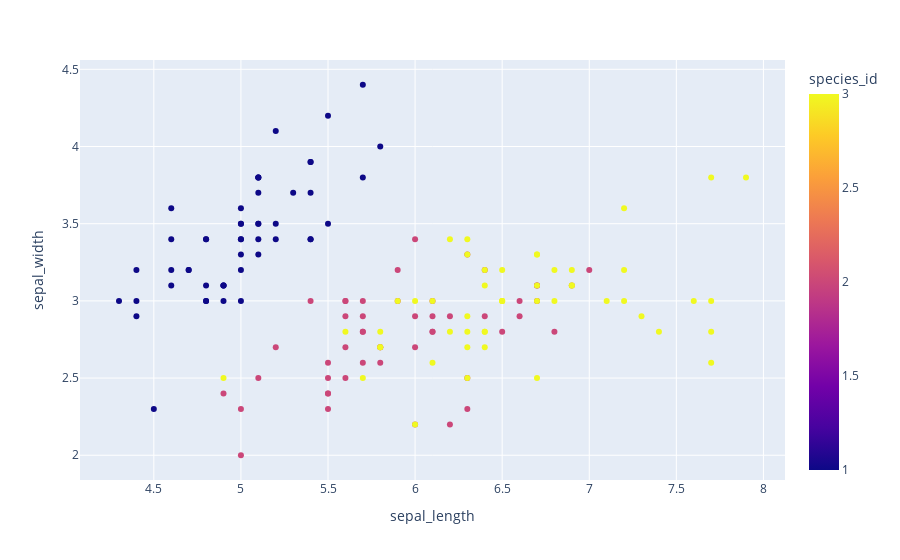
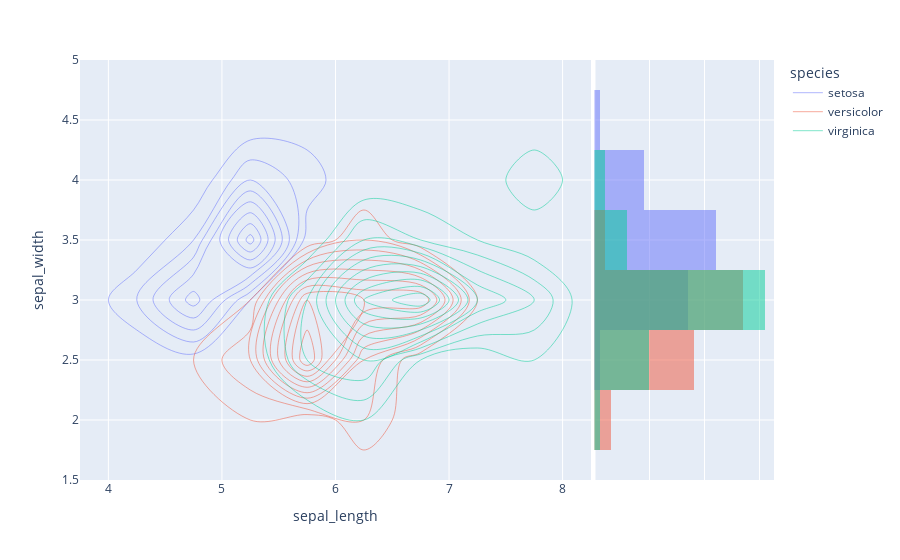

The cell these charts' notebook holds for them, in order:
### Markdown cell above
Plotly Express Plot

### Code cell
fig1 = px.scatter(df,x=x,y=y, color= color)
fig2 = px.density_contour(df,x=x,y=y, color= 'species', marginal_y='histogram')
fig1.show()
fig2.show()

### Figure 1 — Plotly figure (JSON) as saved in the notebook; plotly's stock layout.template omitted (floating-point values rounded to 4 significant figures; data arrays with more than 128 entries replaced by an {"elided": "..."} marker saying what was removed)
{"data": [{"hovertemplate": "sepal_length=%{x}<br>sepal_width=%{y}<br>species_id=%{marker.color}<extra></extra>", "legendgroup": "", "marker": {"color": {"elided": "150 int values"}, "coloraxis": "coloraxis", "symbol": "circle"}, "mode": "markers", "name": "", "orientation": "v", "showlegend": false, "type": "scatter", "x": {"elided": "150 float values"}, "xaxis": "x", "y": {"elided": "150 float values"}, "yaxis": "y"}], "layout": {"coloraxis": {"colorbar": {"title": {"text": "species_id"}}, "colorscale": [[0, "#0d0887"], [0.1111, "#46039f"], [0.2222, "#7201a8"], [0.3333, "#9c179e"], [0.4444, "#bd3786"], [0.5556, "#d8576b"], [0.6667, "#ed7953"], [0.7778, "#fb9f3a"], [0.8889, "#fdca26"], [1, "#f0f921"]]}, "legend": {"tracegroupgap": 0}, "margin": {"t": 60}, "xaxis": {"anchor": "y", "domain": [0, 1], "title": {"text": "sepal_length"}}, "yaxis": {"anchor": "x", "domain": [0, 1], "title": {"text": "sepal_width"}}}}

### Figure 2 — Plotly figure (JSON) as saved in the notebook; plotly's stock layout.template omitted (floating-point values rounded to 4 significant figures)
{"data": [{"contours": {"coloring": "none"}, "hovertemplate": "species=setosa<br>sepal_length=%{x}<br>sepal_width=%{y}<br>count=%{z}<extra></extra>", "legendgroup": "setosa", "line": {"color": "#636efa"}, "name": "setosa", "showlegend": true, "type": "histogram2dcontour", "x": [5.1, 4.9, 4.7, 4.6, 5, 5.4, 4.6, 5, 4.4, 4.9, 5.4, 4.8, 4.8, 4.3, 5.8, 5.7, 5.4, 5.1, 5.7, 5.1, 5.4, 5.1, 4.6, 5.1, 4.8, 5, 5, 5.2, 5.2, 4.7, 4.8, 5.4, 5.2, 5.5, 4.9, 5, 5.5, 4.9, 4.4, 5.1, 5, 4.5, 4.4, 5, 5.1, 4.8, 5.1, 4.6, 5.3, 5], "xaxis": "x", "xbingroup": "x", "y": [3.5, 3, 3.2, 3.1, 3.6, 3.9, 3.4, 3.4, 2.9, 3.1, 3.7, 3.4, 3, 3, 4, 4.4, 3.9, 3.5, 3.8, 3.8, 3.4, 3.7, 3.6, 3.3, 3.4, 3, 3.4, 3.5, 3.4, 3.2, 3.1, 3.4, 4.1, 4.2, 3.1, 3.2, 3.5, 3.1, 3, 3.4, 3.5, 2.3, 3.2, 3.5, 3.8, 3, 3.8, 3.2, 3.7, 3.3], "yaxis": "y", "ybingroup": "y"}, {"alignmentgroup": "True", "bingroup": "y", "hovertemplate": "species=setosa<br>sepal_width=%{y}<br>count=%{x}<extra></extra>", "legendgroup": "setosa", "marker": {"color": "#636efa"}, "name": "setosa", "offsetgroup": "setosa", "opacity": 0.5, "showlegend": false, "type": "histogram", "xaxis": "x2", "y": [3.5, 3, 3.2, 3.1, 3.6, 3.9, 3.4, 3.4, 2.9, 3.1, 3.7, 3.4, 3, 3, 4, 4.4, 3.9, 3.5, 3.8, 3.8, 3.4, 3.7, 3.6, 3.3, 3.4, 3, 3.4, 3.5, 3.4, 3.2, 3.1, 3.4, 4.1, 4.2, 3.1, 3.2, 3.5, 3.1, 3, 3.4, 3.5, 2.3, 3.2, 3.5, 3.8, 3, 3.8, 3.2, 3.7, 3.3], "yaxis": "y2"}, {"contours": {"coloring": "none"}, "hovertemplate": "species=versicolor<br>sepal_length=%{x}<br>sepal_width=%{y}<br>count=%{z}<extra></extra>", "legendgroup": "versicolor", "line": {"color": "#EF553B"}, "name": "versicolor", "showlegend": true, "type": "histogram2dcontour", "x": [7, 6.4, 6.9, 5.5, 6.5, 5.7, 6.3, 4.9, 6.6, 5.2, 5, 5.9, 6, 6.1, 5.6, 6.7, 5.6, 5.8, 6.2, 5.6, 5.9, 6.1, 6.3, 6.1, 6.4, 6.6, 6.8, 6.7, 6, 5.7, 5.5, 5.5, 5.8, 6, 5.4, 6, 6.7, 6.3, 5.6, 5.5, 5.5, 6.1, 5.8, 5, 5.6, 5.7, 5.7, 6.2, 5.1, 5.7], "xaxis": "x", "xbingroup": "x", "y": [3.2, 3.2, 3.1, 2.3, 2.8, 2.8, 3.3, 2.4, 2.9, 2.7, 2, 3, 2.2, 2.9, 2.9, 3.1, 3, 2.7, 2.2, 2.5, 3.2, 2.8, 2.5, 2.8, 2.9, 3, 2.8, 3, 2.9, 2.6, 2.4, 2.4, 2.7, 2.7, 3, 3.4, 3.1, 2.3, 3, 2.5, 2.6, 3, 2.6, 2.3, 2.7, 3, 2.9, 2.9, 2.5, 2.8], "yaxis": "y", "ybingroup": "y"}, {"alignmentgroup": "True", "bingroup": "y", "hovertemplate": "species=versicolor<br>sepal_width=%{y}<br>count=%{x}<extra></extra>", "legendgroup": "versicolor", "marker": {"color": "#EF553B"}, "name": "versicolor", "offsetgroup": "versicolor", "opacity": 0.5, "showlegend": false, "type": "histogram", "xaxis": "x2", "y": [3.2, 3.2, 3.1, 2.3, 2.8, 2.8, 3.3, 2.4, 2.9, 2.7, 2, 3, 2.2, 2.9, 2.9, 3.1, 3, 2.7, 2.2, 2.5, 3.2, 2.8, 2.5, 2.8, 2.9, 3, 2.8, 3, 2.9, 2.6, 2.4, 2.4, 2.7, 2.7, 3, 3.4, 3.1, 2.3, 3, 2.5, 2.6, 3, 2.6, 2.3, 2.7, 3, 2.9, 2.9, 2.5, 2.8], "yaxis": "y2"}, {"contours": {"coloring": "none"}, "hovertemplate": "species=virginica<br>sepal_length=%{x}<br>sepal_width=%{y}<br>count=%{z}<extra></extra>", "legendgroup": "virginica", "line": {"color": "#00cc96"}, "name": "virginica", "showlegend": true, "type": "histogram2dcontour", "x": [6.3, 5.8, 7.1, 6.3, 6.5, 7.6, 4.9, 7.3, 6.7, 7.2, 6.5, 6.4, 6.8, 5.7, 5.8, 6.4, 6.5, 7.7, 7.7, 6, 6.9, 5.6, 7.7, 6.3, 6.7, 7.2, 6.2, 6.1, 6.4, 7.2, 7.4, 7.9, 6.4, 6.3, 6.1, 7.7, 6.3, 6.4, 6, 6.9, 6.7, 6.9, 5.8, 6.8, 6.7, 6.7, 6.3, 6.5, 6.2, 5.9], "xaxis": "x", "xbingroup": "x", "y": [3.3, 2.7, 3, 2.9, 3, 3, 2.5, 2.9, 2.5, 3.6, 3.2, 2.7, 3, 2.5, 2.8, 3.2, 3, 3.8, 2.6, 2.2, 3.2, 2.8, 2.8, 2.7, 3.3, 3.2, 2.8, 3, 2.8, 3, 2.8, 3.8, 2.8, 2.8, 2.6, 3, 3.4, 3.1, 3, 3.1, 3.1, 3.1, 2.7, 3.2, 3.3, 3, 2.5, 3, 3.4, 3], "yaxis": "y", "ybingroup": "y"}, {"alignmentgroup": "True", "bingroup": "y", "hovertemplate": "species=virginica<br>sepal_width=%{y}<br>count=%{x}<extra></extra>", "legendgroup": "virginica", "marker": {"color": "#00cc96"}, "name": "virginica", "offsetgroup": "virginica", "opacity": 0.5, "showlegend": false, "type": "histogram", "xaxis": "x2", "y": [3.3, 2.7, 3, 2.9, 3, 3, 2.5, 2.9, 2.5, 3.6, 3.2, 2.7, 3, 2.5, 2.8, 3.2, 3, 3.8, 2.6, 2.2, 3.2, 2.8, 2.8, 2.7, 3.3, 3.2, 2.8, 3, 2.8, 3, 2.8, 3.8, 2.8, 2.8, 2.6, 3, 3.4, 3.1, 3, 3.1, 3.1, 3.1, 2.7, 3.2, 3.3, 3, 2.5, 3, 3.4, 3], "yaxis": "y2"}], "layout": {"barmode": "overlay", "legend": {"title": {"text": "species"}, "tracegroupgap": 0}, "margin": {"t": 60}, "xaxis": {"anchor": "y", "domain": [0, 0.7363], "title": {"text": "sepal_length"}}, "xaxis2": {"anchor": "y2", "domain": [0.7413, 1], "matches": "x2", "showgrid": true, "showline": false, "showticklabels": false, "ticks": ""}, "yaxis": {"anchor": "x", "domain": [0, 1], "title": {"text": "sepal_width"}}, "yaxis2": {"anchor": "x2", "domain": [0, 1], "matches": "y", "showgrid": true, "showticklabels": false}}}
